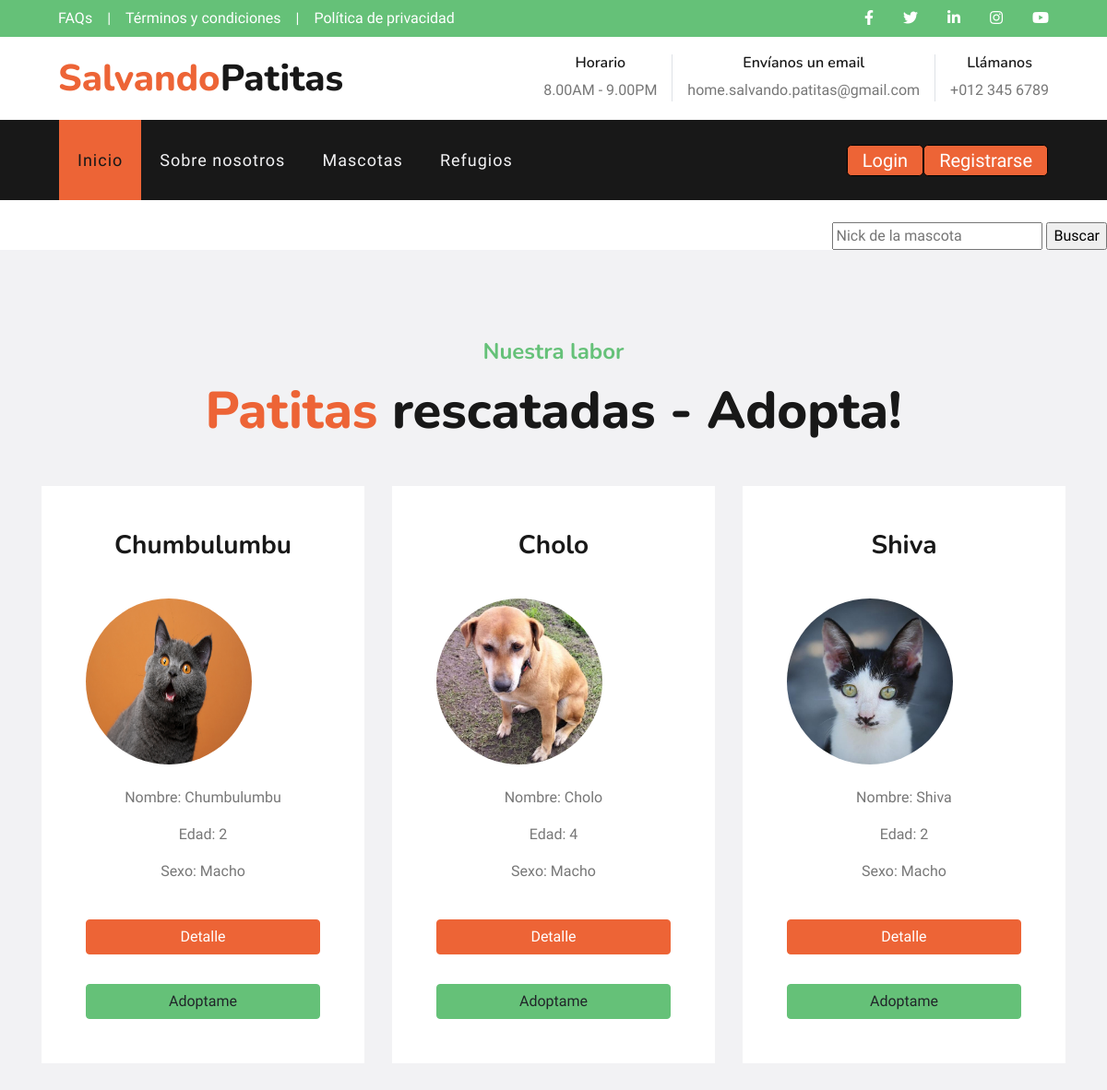
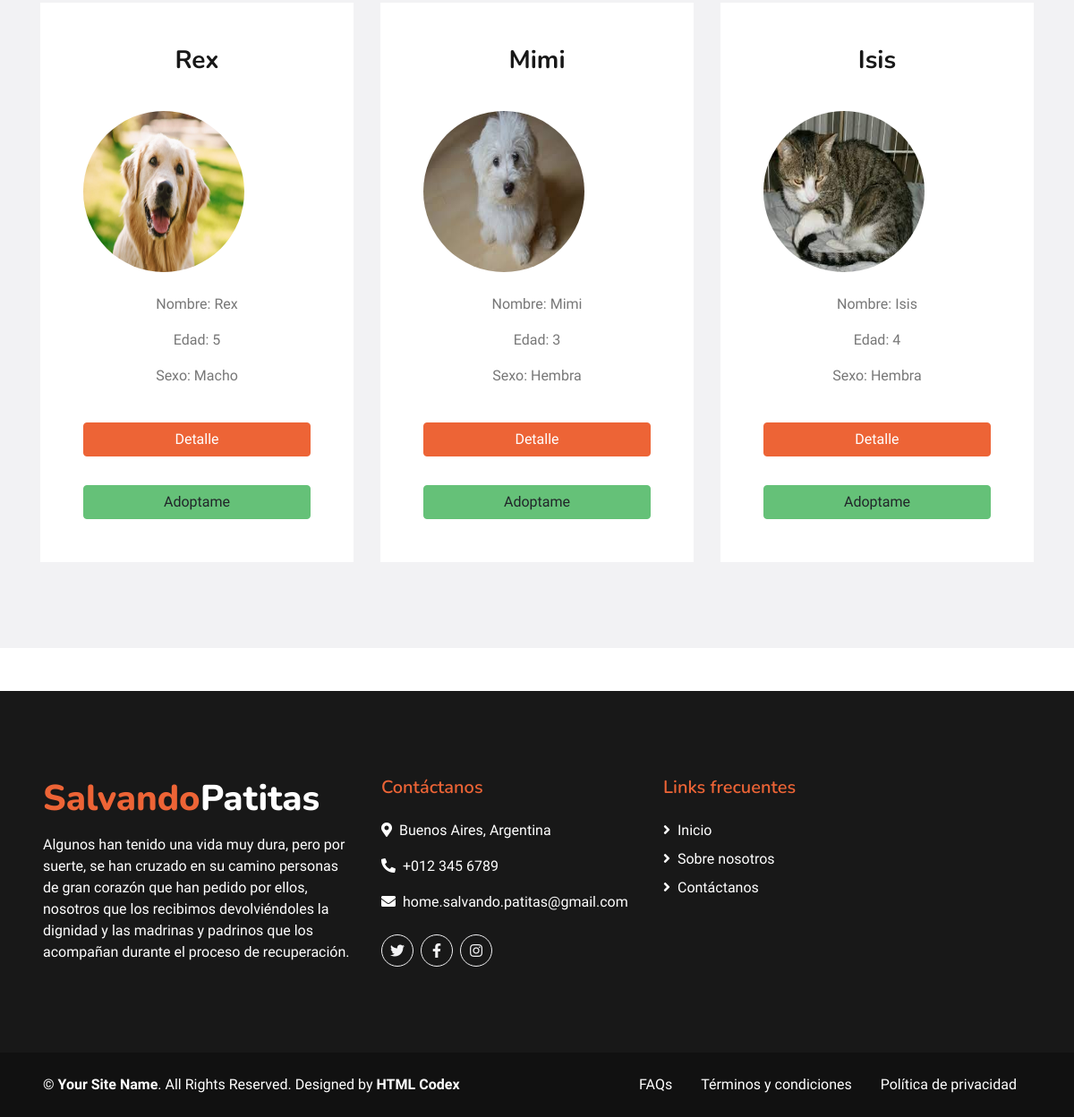
/Mascota/lista-mascota/, run on the app's committed database (2 pictures, top to bottom).
### Apps/Mascota/models.py (models this page shows, shortened)
class Mascota (models.Model):
    nickname = models.CharField(max_length= 50, unique=True)
    especie = models.CharField(max_length= 50, null=True, blank=True)
    raza = models.CharField(max_length= 50, null=True, blank=True)
    sexo = models.CharField (max_length= 20, null=True, blank=True)
    edad_aprox= models.IntegerField(null=True, blank=True)
    ingreso = models.DateField(null=True, blank=True)
    observaciones = models.TextField(max_length=80,null=True, blank=True)
    image = models.ImageField(upload_to='mascota_image/', null=True, blank=True)

### Apps/Mascota/views.py (the view)
# urls.py: path("lista-mascota/", lista_mascota , name="lista-mascota"),
def lista_mascota (request):
    mascotas = Mascota.objects.all() #Trae todos
    return render(request, 'Mascota/lista_mascota.html',{'mascotas':mascotas})

### Templates/Mascota/lista_mascota.html (shortened to what this page needs)
{% extends "padre.html" %}
{% load static %}
{% block contenidoQueCambia%}
<br>
<div>
    <div style="text-align: right";>
        <form action="{% url "buscar-mascota" %}" method="GET"> {% csrf_token %}
            <input aling="right" type ="text" name="nickname" id="nickname" placeholder="Nick de la mascota">
            <input type="submit"  value="Buscar" aling="right">
        </form>
    </div>
</div>
<div class="container-fluid bg-light pt-5">
    <div class="container py-5">
        <div class="d-flex flex-column text-center mb-5">
            <h4 class="text-secondary mb-3">Nuestra labor</h4>
            <h1 class="display-4 m-0"><span class="text-primary">Patitas</span> rescatadas - Adopta!</h1>
        </div>
        <div class="row pb-3">
            {% for mascota in mascotas %}
            <div class="col-md-6 col-lg-4 mb-4">
                <div class="d-flex flex-column text-center bg-white mb-2 p-3 p-sm-5">
                    <h3 class="mb-3">{{mascota.nickname}}</h3><br>
                    <img src="{{mascota.image.url}}", style="border-radius: 50%; align-items: center;" width="180px" height="180px
                    "><br>
                    <p> Nombre: {{mascota.nickname}}</p>
                    <p> Edad: {{mascota.edad_aprox}}</p>
                    <p> Sexo: {{mascota.sexo}}</p>
                    <br>
                    <a href="{% url "detalle-mascota" mascota.id %}"  class="btn btn-primary">Detalle</a>
                    <br>
                    {% if request.user.is_authenticated %}
                    <a href="{% url "adopcion" %}" class="btn  btn-secondary mt-1 mt-md-2 px-2">Adoptame</a>
                    {% else %}
                    <a href="{% url "requerimiento" %}" class="btn  btn-secondary mt-1 mt-md-2 px-2">Adoptame</a>
                    {% endif%}
                </div>
            </div>
            {% endfor%}
        </div>
    </div>
</div>
{%endblock%}

### data on the page
Mascota: nickname "Chumbulumbu", image (picture), edad_aprox "2", sexo "Macho"
Mascota: nickname "Cholo", image (picture), edad_aprox "4", sexo "Macho"
Mascota: nickname "Shiva", image (picture), edad_aprox "2", sexo "Macho"
Mascota: nickname "Rex", image (picture), edad_aprox "5", sexo "Macho"
Mascota: nickname "Mimi", image (picture), edad_aprox "3", sexo "Hembra"
Mascota: nickname "Isis", image (picture), edad_aprox "4", sexo "Hembra"
